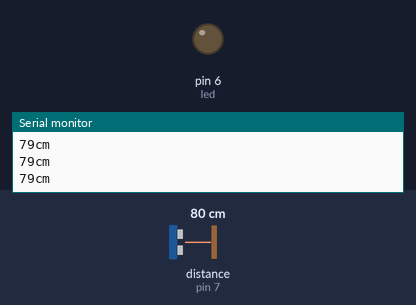
This sketch was run on a simulated Arduino Uno, built with avr-gcc and run on an emulated ATmega328P. Shown: output pins drawn as LEDs (lit = HIGH), the last lines printed to the serial monitor. Wiring (inferred from the names in the program): ultrasonic range finder: trigger pin 8; echo pin 7. The test bench sets the inputs (shaded band); at power-on: distance to the obstacle (sensor on pin 7) 80 cm. The echo pulse lasts 58.3 µs per cm; pins used as bus, display or sensor lines are not drawn.

Above: at 1.2 s.
1.3 s: distance to the obstacle (sensor on pin 7) set to 7 cm
2.8 s: distance to the obstacle (sensor on pin 7) set to 4 cm
At 3.6 s:
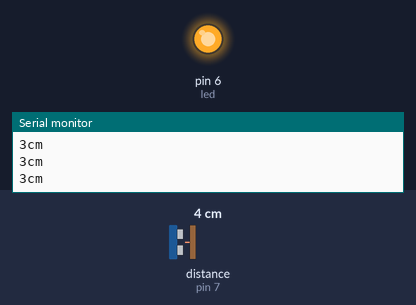
4.5 s: distance to the obstacle (sensor on pin 7) set to 9 cm
At 5.3 s:
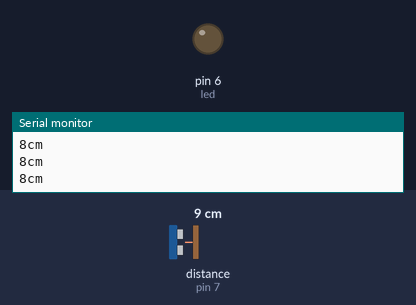
6.3 s: distance to the obstacle (sensor on pin 7) set to 2 cm
At 7.0 s:
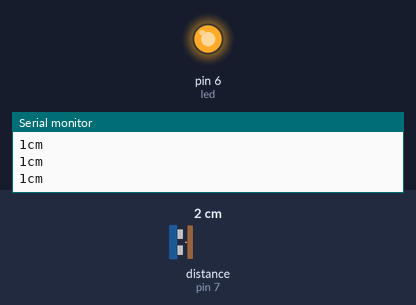
Timing chart, 0 to 9.1 s (numbered marks = the images above; inputs shaded):
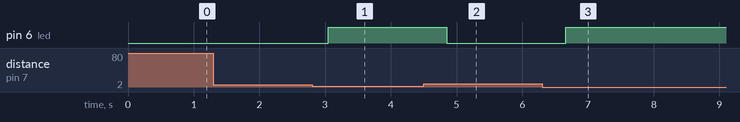

Measured:
- the behaviour switches between 6 and 5 cm on distance to the obstacle (sensor on pin 7) (found by bisection; images 0 and 1)
- after the input at 2.8 s, pin 6 (led): LOW → HIGH after 0.25 s
- after the input at 4.5 s, pin 6 (led): HIGH → LOW after 0.35 s
- after the input at 6.3 s, pin 6 (led): LOW → HIGH after 0.36 s

The sketch:

TONGHOP1.ino
```cpp
    const int trig = 8;
    const int echo = 7;
    int led = 6;
    void setup()
    {
        Serial.begin(9600);
        pinMode(trig,OUTPUT);
        pinMode(echo,INPUT);
        pinMode(led,OUTPUT);
    }

    void loop()
    {
        unsigned long duration;
        int distance;

        /* Phát xung từ chân trig */
        digitalWrite(trig,0);
        delayMicroseconds(2);
        digitalWrite(trig,1);
        delayMicroseconds(5);
        digitalWrite(trig,0);

        /* Tính toán thời gian */
        // Đo độ rộng xung HIGH ở chân echo.
        duration = pulseIn(echo,HIGH);
        // Tính khoảng cách đến vật.
        distance = int(duration/2/29.412);

        /* In kết quả ra Serial Monitor */
        Serial.print(distance);
        Serial.println("cm");
        delay(200);
        if(distance<5){digitalWrite(led, HIGH);}else{digitalWrite(led, LOW);}
    }
```
